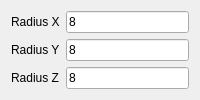
           <widget class="QWidget" name="page_Ellipsoid">
            <layout class="QGridLayout" name="gridLayout_7">
             <item row="0" column="0">
              <layout class="QFormLayout" name="formLayout_3">
               <item row="0" column="0">
                <widget class="QLabel" name="ellipsoidXLable">
                 <property name="text">
                  <string>Radius X</string>
                 </property>
                </widget>
               </item>
               <item row="0" column="1">
                <widget class="QLineEdit" name="ellipsoidXEdit">
                 <property name="text">
                  <string>8</string>
                 </property>
                 <property name="placeholderText">
                  <string>positive real number</string>
                 </property>
                </widget>
               </item>
               <item row="1" column="0">
                <widget class="QLabel" name="ellipsoidYLable">
                 <property name="text">
                  <string>Radius Y</string>
                 </property>
                </widget>
               </item>
               <item row="1" column="1">
                <widget class="QLineEdit" name="ellipsoidYEdit">
                 <property name="text">
                  <string>8</string>
                 </property>
                 <property name="placeholderText">
                  <string>positive real number</string>
                 </property>
                </widget>
               </item>
               <item row="2" column="0">
                <widget class="QLabel" name="ellipsoidZLabel">
                 <property name="text">
                  <string>Radius Z</string>
                 </property>
                </widget>
               </item>
               <item row="2" column="1">
                <widget class="QLineEdit" name="ellipsoidZEdit">
                 <property name="text">
                  <string>8</string>
                 </property>
                 <property name="placeholderText">
                  <string>positive real number</string>
                 </property>
                </widget>
               </item>
              </layout>
             </item>
            </layout>
           </widget>
